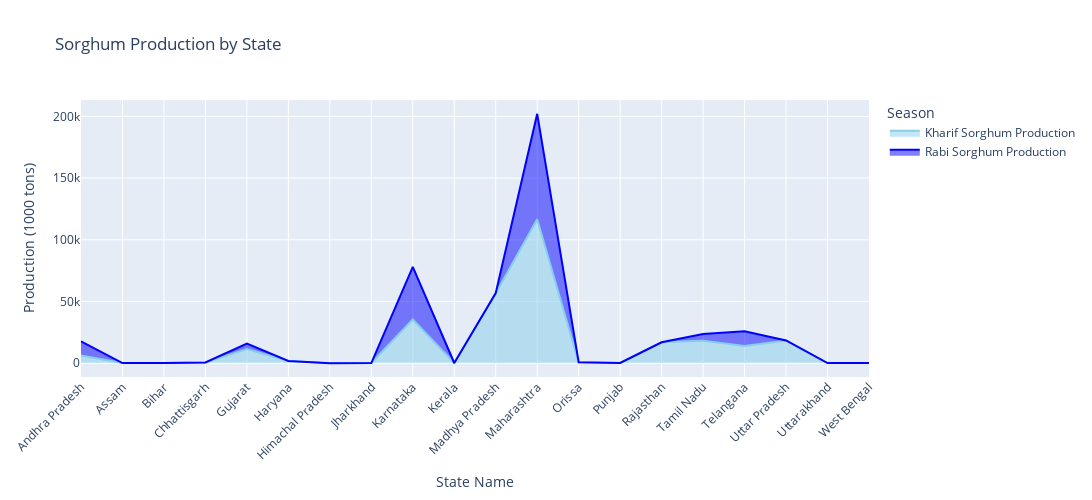

Notebook cell for this chart:
### Code cell
#Sorghum Production (Kharif and Rabi) by Region

k_sp=(agri_data.groupby('State Name')['KHARIF SORGHUM PRODUCTION (1000 tons)']
      .sum()
      .reset_index())
k_sp.columns=['State Name','Kharif Sorghum Production']

r_sp=(agri_data.groupby('State Name')['RABI SORGHUM PRODUCTION (1000 tons)']
      .sum()
      .reset_index())
r_sp.columns=['State Name','Rabi Sorghum Production']
merged_df = pd.merge(k_sp, r_sp)

fig = px.area(melted_df,
              x='State Name',
              y='Production (1000 tons)',
              color='Season',
              title='Sorghum Production by State',
              color_discrete_map={
                  'Kharif Sorghum Production': 'skyblue',
                  'Rabi Sorghum Production': 'blue'
              })

fig.update_layout(xaxis_tickangle=-45,width=1100,
    height=500)
fig.show()

### Figure 1 — Plotly figure (JSON) as saved in the notebook; plotly's stock layout.template omitted (floating-point values rounded to 4 significant figures)
{"data": [{"fillpattern": {"shape": ""}, "hovertemplate": "Season=Kharif Sorghum Production<br>State Name=%{x}<br>Production (1000 tons)=%{y}<extra></extra>", "legendgroup": "Kharif Sorghum Production", "line": {"color": "skyblue"}, "marker": {"symbol": "circle"}, "mode": "lines", "name": "Kharif Sorghum Production", "orientation": "v", "showlegend": true, "stackgroup": "1", "type": "scatter", "x": ["Andhra Pradesh", "Assam", "Bihar", "Chhattisgarh", "Gujarat", "Haryana", "Himachal Pradesh", "Jharkhand", "Karnataka", "Kerala", "Madhya Pradesh", "Maharashtra", "Orissa", "Punjab", "Rajasthan", "Tamil Nadu", "Telangana", "Uttar Pradesh", "Uttarakhand", "West Bengal"], "xaxis": "x", "y": [6195.0, 0, 125.5, 464.2, 11370.0, 1726, -38.35, 14.54, 35280.0, 53.9, 56640.0, 116700.0, 713.5, 51.3, 16850.0, 18110.0, 13840.0, 18350.0, 1.4, 8.76], "yaxis": "y"}, {"fillpattern": {"shape": ""}, "hovertemplate": "Season=Rabi Sorghum Production<br>State Name=%{x}<br>Production (1000 tons)=%{y}<extra></extra>", "legendgroup": "Rabi Sorghum Production", "line": {"color": "blue"}, "marker": {"symbol": "circle"}, "mode": "lines", "name": "Rabi Sorghum Production", "orientation": "v", "showlegend": true, "stackgroup": "1", "type": "scatter", "x": ["Andhra Pradesh", "Assam", "Bihar", "Chhattisgarh", "Gujarat", "Haryana", "Himachal Pradesh", "Jharkhand", "Karnataka", "Kerala", "Madhya Pradesh", "Maharashtra", "Orissa", "Punjab", "Rajasthan", "Tamil Nadu", "Telangana", "Uttar Pradesh", "Uttarakhand", "West Bengal"], "xaxis": "x", "y": [11390.0, 0, 0, 27.3, 4334.0, 0, -40, 0, 42750.0, 0, 116.7, 85450.0, 0, 0, 0, 5532.0, 11950.0, 0, 0, 0.02], "yaxis": "y"}], "layout": {"height": 500, "legend": {"title": {"text": "Season"}, "tracegroupgap": 0}, "title": {"text": "Sorghum Production by State"}, "width": 1100, "xaxis": {"anchor": "y", "domain": [0, 1], "tickangle": -45, "title": {"text": "State Name"}}, "yaxis": {"anchor": "x", "domain": [0, 1], "title": {"text": "Production (1000 tons)"}}}}
